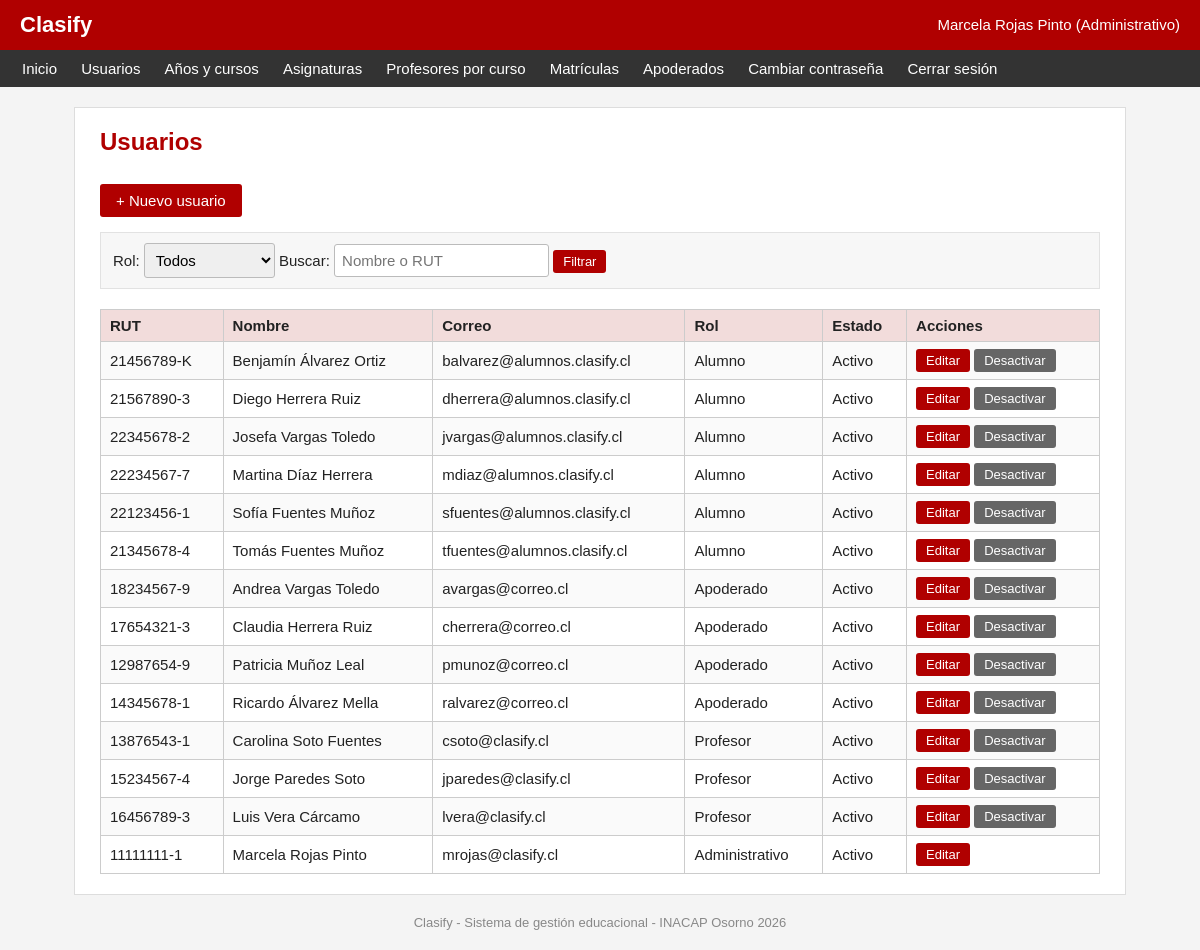
Screenshot of /admin/usuarios.php (signed in) with the database file from the repository.
### tables this page shows
CREATE TABLE usuario (
    id_usuario INT AUTO_INCREMENT PRIMARY KEY,
    rut VARCHAR(12) NOT NULL UNIQUE,
    nombre VARCHAR(100) NOT NULL,
    correo VARCHAR(100) NOT NULL,
    clave VARCHAR(255) NOT NULL,
    rol ENUM('alumno', 'apoderado', 'profesor', 'administrativo') NOT NULL,
    activo TINYINT(1) NOT NULL DEFAULT 1
);

### includes/funciones.php (called while the page is built, shortened)
<?php
function limpiar($texto)
{
    return htmlspecialchars($texto, ENT_QUOTES, "UTF-8");
}
function nombre_rol($rol)
{
    if ($rol == "administrativo") {
        return "Administrativo";
    } elseif ($rol == "profesor") {
        return "Profesor";
    } elseif ($rol == "apoderado") {
        return "Apoderado";
    } else {
        return "Alumno";
    }
}

### includes/sesion.php (called while the page is built, shortened)
<?php
require_once __DIR__ . "/funciones.php";
$id_usuario = $_SESSION["id_usuario"];

### admin/usuarios.php (the view, shortened to what this page needs)
<?php
require_once "../includes/sesion.php";
$buscar = "";
$sql = "SELECT * FROM usuario WHERE 1 = 1";
$valores = array();
$sql = $sql . " ORDER BY rol, nombre";
$resultado = mysqli_execute_query($conexion, $sql, $valores);
include "../includes/cabecera.php";
?>
<a href="usuario_form.php" class="boton">+ Nuevo usuario</a>
<form method="get" class="filtros" style="margin-top: 15px;">
    Rol:
    <select name="rol">
        <option value="">Todos</option>
    </select>
    Buscar:
    <input type="text" name="buscar" placeholder="Nombre o RUT" value="<?php echo limpiar($buscar); ?>">
    <button type="submit" class="boton boton-chico">Filtrar</button>
</form>
<div class="tabla-contenedor">
<table>
    <tr>
        <th>RUT</th>
        <th>Nombre</th>
        <th>Correo</th>
        <th>Rol</th>
        <th>Estado</th>
        <th>Acciones</th>
    </tr>
    <?php while ($fila = mysqli_fetch_assoc($resultado)) { ?>
        <tr>
            <td><?php echo limpiar($fila["rut"]); ?></td>
            <td><?php echo limpiar($fila["nombre"]); ?></td>
            <td><?php echo limpiar($fila["correo"]); ?></td>
            <td><?php echo nombre_rol($fila["rol"]); ?></td>
            <td>
                <?php if ($fila["activo"] == 1) { ?>
                    Activo
                <?php } else { ?>
                    <span class="gris">Desactivado</span>
                <?php } ?>
            </td>
            <td>
                <a href="usuario_form.php?id=<?php echo $fila["id_usuario"]; ?>" class="boton boton-chico">Editar</a>
                <?php if ($fila["id_usuario"] != $id_usuario) { ?>
                    <form method="post" action="usuario_estado.php" style="display: inline;">
                        <?php if ($fila["activo"] == 1) { ?>
                            <button type="submit" class="boton boton-chico boton-gris">Desactivar</button>
                        <?php } else { ?>
                            <button type="submit" class="boton boton-chico">Activar</button>
                        <?php } ?>
                    </form>
                <?php } ?>
            </td>
        </tr>
    <?php } ?>
</table>
</div>
<?php include "../includes/pie.php"; ?>

### css/estilos.css (style rules this page uses)
body { margin: 0; font-family: Arial, Helvetica, sans-serif; font-size: 15px; color: #222222; background-color: #f4f4f4; }
.tabla-contenedor { overflow-x: auto; }
table { border-collapse: collapse; width: 100%; margin-top: 10px; }
th { background-color: #f2dcdb; text-align: left; }
th, td { border: 1px solid #cccccc; padding: 7px 9px; }
tr:nth-child(even) td { background-color: #fafafa; }
input[type=text], input[type=password], input[type=email], input[type=date], input[type=number], select, textarea { padding: 7px; border: 1px solid #bbbbbb; border-radius: 3px; font-size: 15px; max-width: 100%; box-sizing: border-box; }
.boton { display: inline-block; background-color: #b00000; color: white; border: none; padding: 8px 16px; font-size: 15px; border-radius: 3px; text-decoration: none; cursor: pointer; margin-top: 12px; }
.boton-gris { background-color: #666666; }
.boton-chico { padding: 4px 10px; font-size: 13px; margin-top: 0; }
.filtros { background-color: #f7f7f7; border: 1px solid #e2e2e2; padding: 10px 12px; margin-bottom: 10px; }

### rows the page displays
usuario: rut "21456789-K", nombre "Benjamín Álvarez Ortiz", correo "balvarez@alumnos.clasify.cl", rol "Alumno", activo "Activo"
usuario: rut "21567890-3", nombre "Diego Herrera Ruiz", correo "dherrera@alumnos.clasify.cl", rol "Alumno", activo "Activo"
usuario: rut "22345678-2", nombre "Josefa Vargas Toledo", correo "jvargas@alumnos.clasify.cl", rol "Alumno", activo "Activo"
usuario: rut "22234567-7", nombre "Martina Díaz Herrera", correo "mdiaz@alumnos.clasify.cl", rol "Alumno", activo "Activo"
usuario: rut "22123456-1", nombre "Sofía Fuentes Muñoz", correo "sfuentes@alumnos.clasify.cl", rol "Alumno", activo "Activo"
usuario: rut "21345678-4", nombre "Tomás Fuentes Muñoz", correo "tfuentes@alumnos.clasify.cl", rol "Alumno", activo "Activo"
usuario: rut "18234567-9", nombre "Andrea Vargas Toledo", correo "avargas@correo.cl", rol "Apoderado", activo "Activo"
usuario: rut "17654321-3", nombre "Claudia Herrera Ruiz", correo "cherrera@correo.cl", rol "Apoderado", activo "Activo"
usuario: rut "12987654-9", nombre "Patricia Muñoz Leal", correo "pmunoz@correo.cl", rol "Apoderado", activo "Activo"
usuario: rut "14345678-1", nombre "Ricardo Álvarez Mella", correo "ralvarez@correo.cl", rol "Apoderado", activo "Activo"
usuario: rut "13876543-1", nombre "Carolina Soto Fuentes", correo "csoto@clasify.cl", rol "Profesor", activo "Activo"
usuario: rut "15234567-4", nombre "Jorge Paredes Soto", correo "jparedes@clasify.cl", rol "Profesor", activo "Activo"
usuario: rut "16456789-3", nombre "Luis Vera Cárcamo", correo "lvera@clasify.cl", rol "Profesor", activo "Activo"
usuario: rut "11111111-1", nombre "Marcela Rojas Pinto", correo "mrojas@clasify.cl", rol "Administrativo", activo "Activo"

### other values shown
limpiar($_SESSION["nombre"]) "Marcela Rojas Pinto"
nombre_rol($_SESSION["rol"]) "Administrativo"
limpiar($titulo) "Usuarios"
